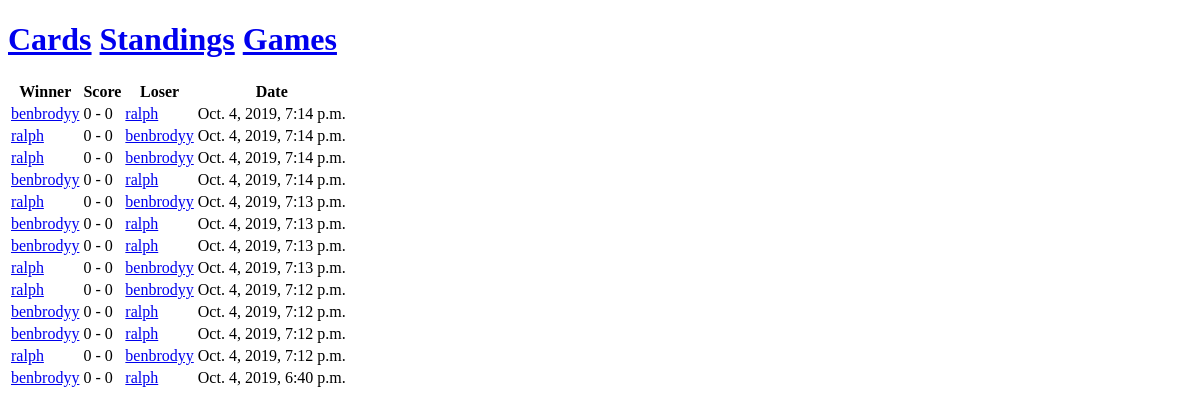
/pingpong/games/, run on an earlier commit of the app's database.
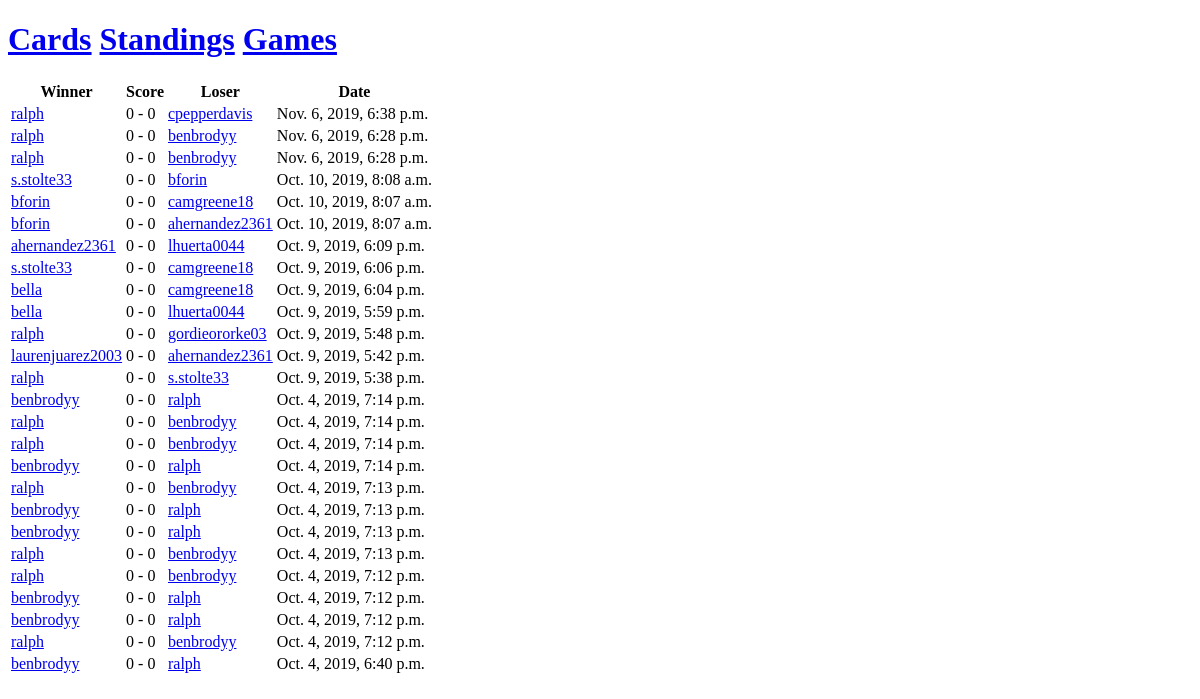
And on a later commit of the database.
### standings/models.py (models this page shows, shortened)
class Game(models.Model):
    winner = models.ForeignKey(Player, on_delete=models.CASCADE, related_name="winners")
    winner_points = models.IntegerField(default=0)
    loser = models.ForeignKey(Player, on_delete=models.CASCADE, related_name="losers")
    loser_points = models.IntegerField(default=0)
    date = models.DateTimeField(auto_now_add=True)

class Player(models.Model):
    name = models.CharField(max_length=200, unique=True)
    id = models.CharField(max_length=200, primary_key=True)
    elo = models.IntegerField(default=1500)

### standings/views.py (the view)
# urls.py: path('pingpong/games/', views.GamesView.as_view(), name='games'),
class GamesView(generic.ListView):
    template_name = 'standings/games.html'
    context_object_name = 'games'
    def get_queryset(self):
        return Game.objects.order_by('-date')

### standings/templates/standings/games.html (shortened to what this page needs)
{% extends "standings/base.html" %}
{% block content %}
<table>
  <tr>
    <th>Winner</th>
    <th>Score</th>
    <th>Loser</th>
    <th>Date</th>
  </tr>
{% for game in games %}
  <tr>
    <td><a href="{% url 'standings:player' game.winner.name %}">{{ game.winner.name }}</a></td>
    <td>{{ game.winner_points }} - {{ game.loser_points }}</td>
    <td><a href="{% url 'standings:player' game.loser.name %}">{{ game.loser.name }}</a></td>
    <td>{{ game.date }}</td>
  </tr>
{% endfor %}
</table>
{% endblock %}

What changed in the data, as far as the page shows it:
added Game: winner.name "ralph", winner_points "0", loser_points "0", loser.name "cpepperdavis", date "Nov. 6, 2019, 6:38 p.m."
added Game: winner.name "ralph", winner_points "0", loser_points "0", loser.name "benbrodyy", date "Nov. 6, 2019, 6:28 p.m."
added Game: winner.name "ralph", winner_points "0", loser_points "0", loser.name "benbrodyy", date "Nov. 6, 2019, 6:28 p.m."
added Game: winner.name "s.stolte33", winner_points "0", loser_points "0", loser.name "bforin", date "Oct. 10, 2019, 8:08 a.m."
added Game: winner.name "bforin", winner_points "0", loser_points "0", loser.name "camgreene18", date "Oct. 10, 2019, 8:07 a.m."
added Game: winner.name "bforin", winner_points "0", loser_points "0", loser.name "ahernandez2361", date "Oct. 10, 2019, 8:07 a.m."
added Game: winner.name "ahernandez2361", winner_points "0", loser_points "0", loser.name "lhuerta0044", date "Oct. 9, 2019, 6:09 p.m."
added Game: winner.name "s.stolte33", winner_points "0", loser_points "0", loser.name "camgreene18", date "Oct. 9, 2019, 6:06 p.m."
added Game: winner.name "bella", winner_points "0", loser_points "0", loser.name "camgreene18", date "Oct. 9, 2019, 6:04 p.m."
added Game: winner.name "bella", winner_points "0", loser_points "0", loser.name "lhuerta0044", date "Oct. 9, 2019, 5:59 p.m."
added Game: winner.name "ralph", winner_points "0", loser_points "0", loser.name "gordieororke03", date "Oct. 9, 2019, 5:48 p.m."
added Game: winner.name "laurenjuarez2003", winner_points "0", loser_points "0", loser.name "ahernandez2361", date "Oct. 9, 2019, 5:42 p.m."
added Game: winner.name "ralph", winner_points "0", loser_points "0", loser.name "s.stolte33", date "Oct. 9, 2019, 5:38 p.m."
